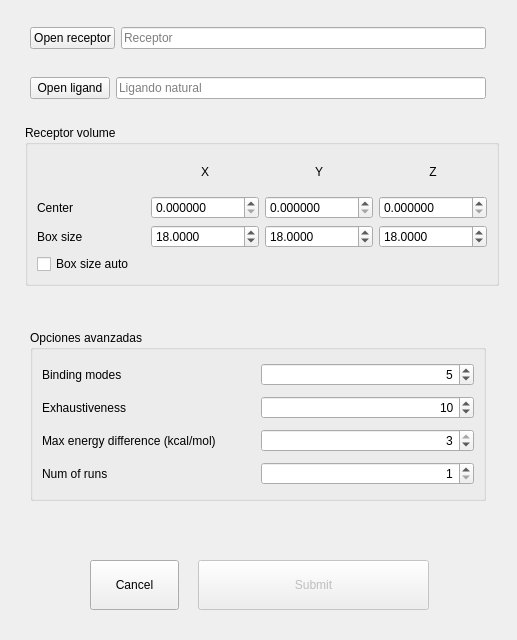
<?xml version="1.0" encoding="UTF-8"?>
<ui version="4.0">
 <class>Form</class>
 <widget class="QWidget" name="Form">
  <property name="geometry">
   <rect>
    <x>0</x>
    <y>0</y>
    <width>517</width>
    <height>640</height>
   </rect>
  </property>
  <property name="windowTitle">
   <string>Vina Controller</string>
  </property>
  <widget class="QGroupBox" name="groupBox">
   <property name="geometry">
    <rect>
     <x>25</x>
     <y>125</y>
     <width>474</width>
     <height>161</height>
    </rect>
   </property>
   <property name="title">
    <string>Receptor volume</string>
   </property>
   <layout class="QVBoxLayout" name="verticalLayout">
    <item>
     <layout class="QGridLayout" name="gridLayout">
      <item row="1" column="3">
       <widget class="QDoubleSpinBox" name="uiCenterZDouble">
        <property name="locale">
         <locale language="English" country="Kenya"/>
        </property>
        <property name="decimals">
         <number>6</number>
        </property>
        <property name="maximum">
         <double>10000.000000000000000</double>
        </property>
        <property name="singleStep">
         <double>0.100000000000000</double>
        </property>
       </widget>
      </item>
      <item row="1" column="1">
       <widget class="QDoubleSpinBox" name="uiCenterXDouble">
        <property name="locale">
         <locale language="English" country="UnitedStates"/>
        </property>
        <property name="decimals">
         <number>6</number>
        </property>
        <property name="maximum">
         <double>10000.000000000000000</double>
        </property>
        <property name="singleStep">
         <double>0.100000000000000</double>
        </property>
       </widget>
      </item>
      <item row="0" column="2">
       <widget class="QLabel" name="label_2">
        <property name="text">
         <string>Y</string>
        </property>
        <property name="alignment">
         <set>Qt::AlignCenter</set>
        </property>
       </widget>
      </item>
      <item row="2" column="2">
       <widget class="QDoubleSpinBox" name="uiSizeYDouble">
        <property name="locale">
         <locale language="English" country="Kenya"/>
        </property>
        <property name="decimals">
         <number>4</number>
        </property>
        <property name="value">
         <double>18.000000000000000</double>
        </property>
       </widget>
      </item>
      <item row="1" column="2">
       <widget class="QDoubleSpinBox" name="uiCenterYDouble">
        <property name="locale">
         <locale language="English" country="UnitedStates"/>
        </property>
        <property name="decimals">
         <number>6</number>
        </property>
        <property name="maximum">
         <double>10000.000000000000000</double>
        </property>
        <property name="singleStep">
         <double>0.100000000000000</double>
        </property>
       </widget>
      </item>
      <item row="2" column="3">
       <widget class="QDoubleSpinBox" name="uiSizeZDouble">
        <property name="locale">
         <locale language="English" country="Kenya"/>
        </property>
        <property name="decimals">
         <number>4</number>
        </property>
        <property name="value">
         <double>18.000000000000000</double>
        </property>
       </widget>
      </item>
      <item row="1" column="0">
       <widget class="QLabel" name="label_4">
        <property name="text">
         <string>Center</string>
        </property>
       </widget>
      </item>
      <item row="2" column="1">
       <widget class="QDoubleSpinBox" name="uiSizeXDouble">
        <property name="locale">
         <locale language="English" country="Kenya"/>
        </property>
        <property name="decimals">
         <number>4</number>
        </property>
        <property name="singleStep">
         <double>1.000000000000000</double>
        </property>
        <property name="value">
         <double>18.000000000000000</double>
        </property>
       </widget>
      </item>
      <item row="0" column="1">
       <widget class="QLabel" name="label">
        <property name="text">
         <string>X</string>
        </property>
        <property name="alignment">
         <set>Qt::AlignCenter</set>
        </property>
       </widget>
      </item>
      <item row="0" column="3">
       <widget class="QLabel" name="label_3">
        <property name="text">
         <string>Z</string>
        </property>
        <property name="alignment">
         <set>Qt::AlignCenter</set>
        </property>
       </widget>
      </item>
      <item row="2" column="0">
       <widget class="QLabel" name="label_5">
        <property name="text">
         <string>Box size</string>
        </property>
       </widget>
      </item>
      <item row="3" column="0" colspan="4">
       <widget class="QCheckBox" name="uiAutoBoxSize">
        <property name="text">
         <string>Box size auto</string>
        </property>
       </widget>
      </item>
     </layout>
    </item>
   </layout>
  </widget>
  <widget class="QGroupBox" name="groupBox_2">
   <property name="geometry">
    <rect>
     <x>30</x>
     <y>330</y>
     <width>456</width>
     <height>171</height>
    </rect>
   </property>
   <property name="title">
    <string>Opciones avanzadas</string>
   </property>
   <layout class="QHBoxLayout" name="horizontalLayout_2">
    <item>
     <layout class="QGridLayout" name="gridLayout_2">
      <item row="1" column="0">
       <widget class="QLabel" name="label_7">
        <property name="text">
         <string>Exhaustiveness</string>
        </property>
       </widget>
      </item>
      <item row="2" column="0">
       <widget class="QLabel" name="label_8">
        <property name="text">
         <string>Max energy difference (kcal/mol)</string>
        </property>
       </widget>
      </item>
      <item row="0" column="0">
       <widget class="QLabel" name="label_6">
        <property name="text">
         <string>Binding modes</string>
        </property>
       </widget>
      </item>
      <item row="0" column="1">
       <widget class="QSpinBox" name="uiNumModesSpin">
        <property name="alignment">
         <set>Qt::AlignRight|Qt::AlignTrailing|Qt::AlignVCenter</set>
        </property>
        <property name="minimum">
         <number>1</number>
        </property>
        <property name="maximum">
         <number>10</number>
        </property>
        <property name="value">
         <number>5</number>
        </property>
       </widget>
      </item>
      <item row="1" column="1">
       <widget class="QSpinBox" name="uiExhausSpin">
        <property name="alignment">
         <set>Qt::AlignRight|Qt::AlignTrailing|Qt::AlignVCenter</set>
        </property>
        <property name="minimum">
         <number>1</number>
        </property>
        <property name="maximum">
         <number>32</number>
        </property>
        <property name="value">
         <number>10</number>
        </property>
       </widget>
      </item>
      <item row="2" column="1">
       <widget class="QSpinBox" name="uiDiffEnergySpin">
        <property name="alignment">
         <set>Qt::AlignRight|Qt::AlignTrailing|Qt::AlignVCenter</set>
        </property>
        <property name="minimum">
         <number>1</number>
        </property>
        <property name="maximum">
         <number>3</number>
        </property>
        <property name="value">
         <number>3</number>
        </property>
       </widget>
      </item>
      <item row="3" column="0">
       <widget class="QLabel" name="label_9">
        <property name="text">
         <string>Num of runs</string>
        </property>
       </widget>
      </item>
      <item row="3" column="1">
       <widget class="QSpinBox" name="uiTimesSpin">
        <property name="alignment">
         <set>Qt::AlignRight|Qt::AlignTrailing|Qt::AlignVCenter</set>
        </property>
        <property name="minimum">
         <number>1</number>
        </property>
        <property name="value">
         <number>1</number>
        </property>
       </widget>
      </item>
     </layout>
    </item>
   </layout>
  </widget>
  <widget class="QPushButton" name="uiSubmitButton">
   <property name="enabled">
    <bool>false</bool>
   </property>
   <property name="geometry">
    <rect>
     <x>198</x>
     <y>560</y>
     <width>231</width>
     <height>50</height>
    </rect>
   </property>
   <property name="minimumSize">
    <size>
     <width>0</width>
     <height>50</height>
    </size>
   </property>
   <property name="text">
    <string>Submit</string>
   </property>
   <property name="autoDefault">
    <bool>true</bool>
   </property>
  </widget>
  <widget class="QPushButton" name="uiCancelButton">
   <property name="geometry">
    <rect>
     <x>90</x>
     <y>560</y>
     <width>89</width>
     <height>50</height>
    </rect>
   </property>
   <property name="minimumSize">
    <size>
     <width>0</width>
     <height>50</height>
    </size>
   </property>
   <property name="text">
    <string>Cancel</string>
   </property>
   <property name="autoDefault">
    <bool>true</bool>
   </property>
  </widget>
  <widget class="QWidget" name="layoutWidget">
   <property name="geometry">
    <rect>
     <x>30</x>
     <y>25</y>
     <width>456</width>
     <height>27</height>
    </rect>
   </property>
   <layout class="QHBoxLayout" name="horizontalLayout">
    <item>
     <widget class="QPushButton" name="uiOpenReceptorButton">
      <property name="text">
       <string>Open receptor</string>
      </property>
     </widget>
    </item>
    <item>
     <widget class="QLineEdit" name="uiReceptorLine">
      <property name="placeholderText">
       <string>Receptor</string>
      </property>
     </widget>
    </item>
   </layout>
  </widget>
  <widget class="QWidget" name="layoutWidget_2">
   <property name="geometry">
    <rect>
     <x>30</x>
     <y>75</y>
     <width>456</width>
     <height>27</height>
    </rect>
   </property>
   <layout class="QHBoxLayout" name="horizontalLayout_3">
    <item>
     <widget class="QPushButton" name="uiOpenNatLigButton">
      <property name="text">
       <string>Open ligand</string>
      </property>
     </widget>
    </item>
    <item>
     <widget class="QLineEdit" name="uiNatLigLine">
      <property name="placeholderText">
       <string>Ligando natural </string>
      </property>
     </widget>
    </item>
   </layout>
  </widget>
 </widget>
 <tabstops>
  <tabstop>uiOpenReceptorButton</tabstop>
  <tabstop>uiReceptorLine</tabstop>
  <tabstop>uiCenterXDouble</tabstop>
  <tabstop>uiCenterYDouble</tabstop>
  <tabstop>uiCenterZDouble</tabstop>
  <tabstop>uiSizeXDouble</tabstop>
  <tabstop>uiSizeYDouble</tabstop>
  <tabstop>uiSizeZDouble</tabstop>
  <tabstop>uiNumModesSpin</tabstop>
  <tabstop>uiExhausSpin</tabstop>
  <tabstop>uiDiffEnergySpin</tabstop>
  <tabstop>uiTimesSpin</tabstop>
  <tabstop>uiSubmitButton</tabstop>
  <tabstop>uiCancelButton</tabstop>
 </tabstops>
 <resources/>
 <connections>
  <connection>
   <sender>uiCancelButton</sender>
   <signal>clicked()</signal>
   <receiver>Form</receiver>
   <slot>close()</slot>
   <hints>
    <hint type="sourcelabel">
     <x>139</x>
     <y>586</y>
    </hint>
    <hint type="destinationlabel">
     <x>152</x>
     <y>-4</y>
    </hint>
   </hints>
  </connection>
  <connection>
   <sender>uiOpenReceptorButton</sender>
   <signal>clicked()</signal>
   <receiver>Form</receiver>
   <slot>open_receptor()</slot>
   <hints>
    <hint type="sourcelabel">
     <x>58</x>
     <y>34</y>
    </hint>
    <hint type="destinationlabel">
     <x>68</x>
     <y>-11</y>
    </hint>
   </hints>
  </connection>
  <connection>
   <sender>uiSubmitButton</sender>
   <signal>clicked()</signal>
   <receiver>Form</receiver>
   <slot>queue_calculation()</slot>
   <hints>
    <hint type="sourcelabel">
     <x>263</x>
     <y>597</y>
    </hint>
    <hint type="destinationlabel">
     <x>322</x>
     <y>5</y>
    </hint>
   </hints>
  </connection>
  <connection>
   <sender>uiOpenNatLigButton</sender>
   <signal>clicked()</signal>
   <receiver>Form</receiver>
   <slot>center_from_nat_ligand()</slot>
   <hints>
    <hint type="sourcelabel">
     <x>43</x>
     <y>80</y>
    </hint>
    <hint type="destinationlabel">
     <x>44</x>
     <y>-9</y>
    </hint>
   </hints>
  </connection>
  <connection>
   <sender>uiAutoBoxSize</sender>
   <signal>stateChanged(int)</signal>
   <receiver>Form</receiver>
   <slot>set_auto_box_size()</slot>
   <hints>
    <hint type="sourcelabel">
     <x>51</x>
     <y>257</y>
    </hint>
    <hint type="destinationlabel">
     <x>83</x>
     <y>290</y>
    </hint>
   </hints>
  </connection>
 </connections>
 <slots>
  <slot>open_receptor()</slot>
  <slot>queue_calculation()</slot>
  <slot>center_from_nat_ligand()</slot>
  <slot>set_auto_box_size()</slot>
 </slots>
</ui>
